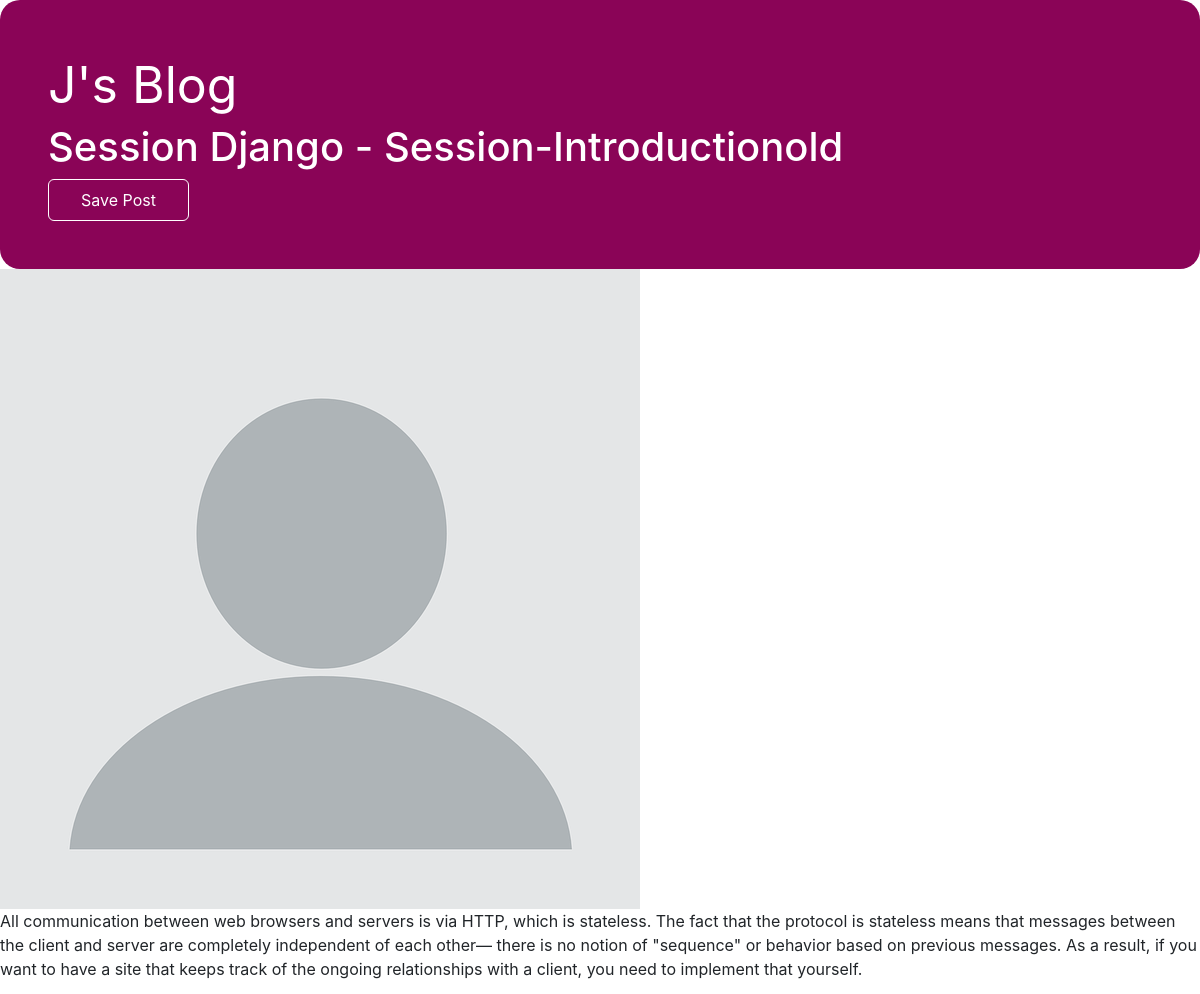
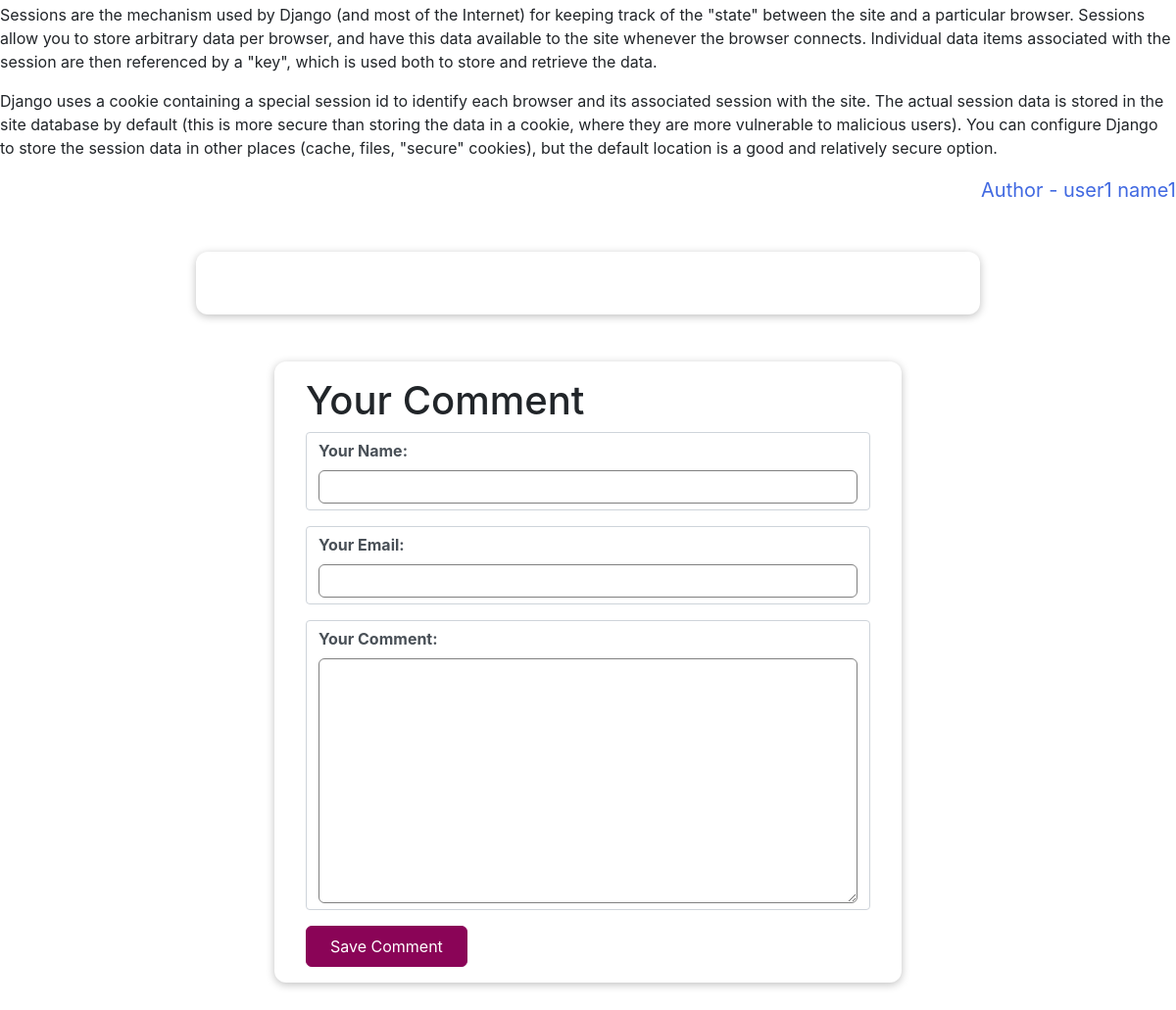
The page /selected/session-django/ on the database its author committed (2 pictures, top to bottom).
### blog/models.py (models this page shows, shortened)
class Post(models.Model):
    title = models.CharField(max_length=150)
    excerpt = models.CharField(max_length=200)
    image_name = models.ImageField(upload_to="posts",null=True)
    date = models.DateField(auto_now=True)
    slug = models.SlugField(unique=True,db_index=True)#when slug has unique as True,it implies db_index as True automatically.
    content = models.TextField(validators=[MinLengthValidator(10)])
    author = models.ForeignKey(Author,on_delete=models.SET_NULL,null=True,related_name="posts")
    tags = models.ManyToManyField(Tag)

class Tag(models.Model):
    caption = models.CharField(max_length=20)

class Author(models.Model):
    first_name = models.CharField(max_length=100)
    last_name = models.CharField(max_length=100)
    email_address = models.EmailField()
    def full_name(self):
        return f"{self.first_name} {self.last_name}"
    def __str__(self):
        return self.full_name()

### blog/views.py (the view, shortened to what this page needs)
# urls.py: path('selected/<slug:slug>/',views.PostDetailView.as_view(),name="selectedpost"),
class PostDetailView(View):
    def is_saved_post(self,request,post_id):
        saved_posts = request.session.get("saved_posts")
        if saved_posts is not None:
            is_saved = post_id in saved_posts
        else:
            is_saved = False
        return is_saved
    def get(self,request,slug):
        post = Post.objects.get(slug=slug)
        context = {
            "post" : post,
            "post_tags" : post.tags.all(),
            "comment_form" : CommentForm(),
            "comments": post.comments.all().order_by("-id"),
            "saved_for_later":self.is_saved_post(request,post.id)
        }
        return render(request,"blog/post-detail.html",context)

### blog/forms.py
class CommentForm(forms.ModelForm):
    class Meta:
        model = Comment
        exclude = ["post"]
        labels = {
            "user_name": "Your Name",
            "user_email": "Your Email",
            "text" : "Your Comment",
        }

### templates/blog/post-detail.html (shortened to what this page needs)
{% extends "blog/base.html" %}
{% load static %}
{% block css_files %}
<link rel="stylesheet" href="{% static 'blog/allpost.css' %}">
<link rel="stylesheet" href="{% static 'blog/postdetail.css' %}">
{% endblock %}
{% block content %}
<header id="titlehead">
    <a href="{% url 'starting-page' %}">J's Blog</a>
   <h1> {{post.title}} - {{post.excerpt}}
   <div>
       {% for tag in post_tags %}
            <span class="tags"> {{ tag.caption }} </span>
        {% endfor %}
   </div>
   </h1>
   <div id="readlater">
       <form action="{% url 'save-post' %} " method="POST">
            <button>
                {% if saved_for_later %}
                    Remove from Saved Posts
                {% else %}
                    Save Post
                {% endif %}
            </button>
       </form>
   </div>
</header>
<section id="selected-post">
    {% if post.image_name %}
    <img src="{{ post.image_name.url }}" alt="{{ post.title }} ">
    {% endif %}
    <div> {{ post.content|linebreaks }} </div>
    <div class="authorinfo"> Author - {{ post.author }} </div>
</section>
    <section id="comments">
        <ul>
        </ul>
    </section>
    <div>
        <form id="comment-form" action="{% url 'selectedpost' post.slug %} " method="POST" >
            <h1>Your Comment</h1>
            {% for fields in comment_form %}
                <div class="form-control {% if fields.errors %}invalid{% endif %}" >
                    {{ fields.label_tag }}
                    {{ fields }}
                </div>
            {% endfor %}
            <button>Save Comment</button>
        </form>
    </div>
{% endblock %}

### templates/blog/base.html (shortened to what this page needs)
<!DOCTYPE html>
{% load static %}
<html lang="en">
<head>
    <link rel="stylesheet" href="https://maxcdn.bootstrapcdn.com/bootstrap/4.0.0/css/bootstrap.min.css"
>
    <link rel="stylesheet" href="{% static 'blog/index.css' %}">
    {% block css_files %}{% endblock %}
</head>
<body>
    {% block content %}
    {% endblock %}
</body>
</html>

### static/blog/allpost.css (style rules this page uses)
#titlehead { background-color: rgb(138, 4, 87); padding:3rem; border-radius: 20px; }
#titlehead a { text-align: left; color: white; font-size: 50px; text-decoration: none; }
#titlehead h1 { text-align: center; color:white; }

### static/blog/postdetail.css (style rules this page uses)
.authorinfo { color:royalblue; text-align: right; font-size: 20px; }
#titlehead h1 { display: flex; }
#comment-form { width: 90%; margin: 3rem auto; max-width: 40rem; border-radius: 12px; background-color: white; box-shadow: 0 2px 8px rgba(0, 0, 0,0.25); padding: 1rem 2rem; }
#comment-form button { background-color: rgb(138, 4, 87); color:white; border:1px solid rgb(138, 4, 87); padding:0.5rem 1.5rem; border-radius: 6px; }
.form-control { margin-bottom: 1rem; }
.form-control label { font-weight: bold; margin-bottom: 0.5rem; display:inline-block; }
.form-control input, .form-control textarea { display:block; width:100%; padding:0.25rem; border-radius: 6px; border:1px solid gray; }
#comments { width: 90%; margin: 3rem auto; max-width: 50rem; border-radius: 12px; background-color: white; box-shadow: 0 2px 8px rgba(0, 0, 0,0.25); padding: 1rem 2rem; font-weight: lighter; }
#comments ul { list-style: none; margin:0; padding:1rem 2rem; }
#readlater button { background-color: transparent; border:1px solid white; padding:0.5rem 2rem; color:White; font:inherit; border-radius: 6px; }

### rows shown on the page
Post: title "Session Django", excerpt "Session-Introduction", image_name (placeholder picture), content "All communication between web browsers and servers is via HTTP, which is stateless. The fact that the protocol is stateless means that messages between the client and server are completely independent of each other— there is no notion of \"sequence\" or behavior based on previous messages. As a result, if you want to have a site that keeps track of the ongoing relationships with a client, you need to implement that yourself. Sessions are the mechanism used by Django (and most of the Internet) for keeping track of the \"state\" between the site and a particular browser. Sessions allow you to store arbitrary data per browser, and have this data available to the site whenever the browser connects.…", author "user1 name1"
Tag: caption "old"

### other values the page prints
{{ fields.label_tag }} "Your Name:" "Your Email:" "Your Comment:"
